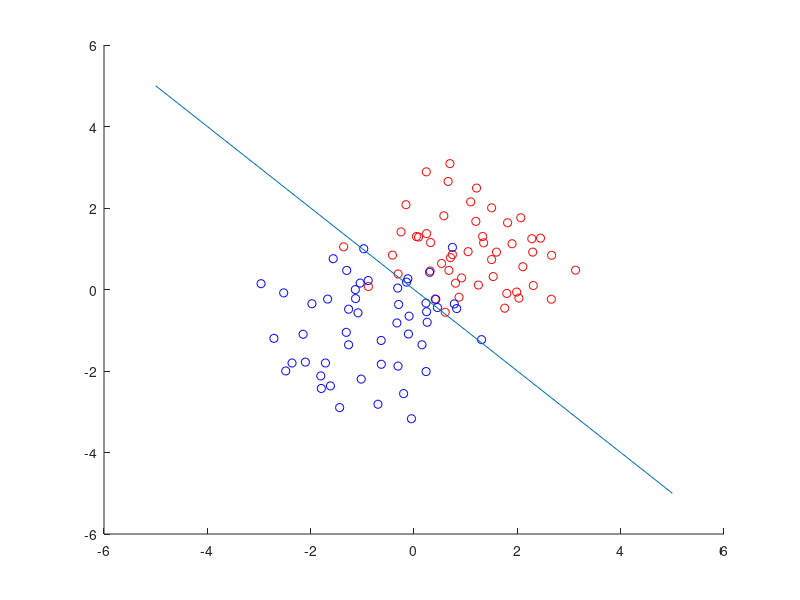

MATLAB code to generate this figure: (Note: this script raises an error after producing the figure.)
cd C:\Users\Aditya\Desktop\SVM_H02D3a\Exercises\Session1

x1 = randn(50,2)+1;
x2 = randn(51,2)-1;

y1 = ones(50,1);
y2= -ones(50,1);

disp(y2)

addpath('C:\Users\Aditya\Desktop\SVM_H02D3a\Exercises\Session1\svm')
addpath('C:\Users\Aditya\Desktop\SVM_H02D3a\Exercises\Session1\LSSVMlab')

x=-5:5;
y=-x;

figure;
hold on;
plot(x1(:,1),x1(:,2),'ro');
plot(x2(:,1),x2(:,2),'bo');
plot(x,y);
hold off;

%close
%% Initial training + testing
load('iris.mat')
% For a linear model with varying gam
gam=1;
kpar=[];

[alpha1 , b1]=svm_model(Xtrain,Ytrain,gam,kpar);

%PLOT: 
%plotlssvm ({ Xtrain , Ytrain , 'c', gam , kpar , 'lin_kernel'}, {alpha ,b});

%% Test accuracy
rms_values=[];
gamz=[];
for i=0.001:0.005:1
    gamz=[gamz i];
    [alpha , b]=svm_model(Xtrain,Ytrain,i,kpar);
    rms_value = test_model(Xtrain,Ytrain,Xtest,Ytest,alpha,b,i,kpar);
    rms_values(end+1)= rms_value;
end
figure;
plot(1:length(rms_values),rms_values);
title('Minimum RMS at joint of curve (gamma index on X axis)');
%close;
disp('Best gam is at rms_values index: ');
min_rms = min(rms_values);
min_rms_index=min(find(rms_values==min_rms));
disp(min_rms_index);
disp(' and its value is: ');
disp(gamz(min_rms_index));

%% Automatic parameters determination
[gam ,sig2 , cost ] = tunelssvm ({ Xtrain , Ytrain , 'c', [], [],'lin_kernel'}, 'simplex', 'crossvalidatelssvm',{10, 'misclass'});

%% functions
%To get variables
function [alpha , b] = svm_model(Xtrain,Ytrain,gam,kpar)
    [alpha , b] = trainlssvm({Xtrain,Ytrain,'c',gam,kpar,'lin_kernel'});
end

% To estimate and give rms
function rms_value = test_model(Xtrain,Ytrain,Xtest,Ytest,alpha,b,gam,kpar)
    Yest = simlssvm ({ Xtrain , Ytrain , 'c', gam , kpar , 'lin_kernel'}, {alpha ,b}, Xtest);
    rms_value = rms(Yest-Ytest);
end
%%
%x=[]
%for i=0.0001:0.0001:0.05
%    x=[x i];
%end
%length(x)
